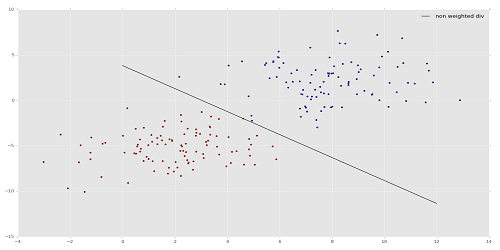
#> input picture Computer Science/Hardik Ahuja/Task 3/OPENCV3/mainsvmimage.png, 500 x 250 px, given in place of the camera
$ python filter1.2.py
#> lines starting #> are read from the running program, lines starting #| are printed output that depends on the picture
import cv2
import numpy as np

cap = cv2.VideoCapture(0)

while True:
	_, frame = cap.read()
#> frame is the input picture: shape (250, 500, 3); mean B, G, R 231.8, 231.6, 231.8
	hsv = cv2.cvtColor(frame, cv2.COLOR_BGR2HSV)
#> hsv: shape (250, 500, 3); mean H, S, V 1.4, 0.9, 232.1
	frame = cv2.flip(frame,2)
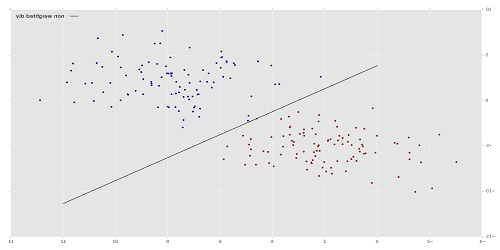
#> frame: shape (250, 500, 3); mean B, G, R 231.8, 231.6, 231.8
	#kernel = np.ones((5,5),np.float32)/25
	#dst = cv2.filter2D(frame,-1,kernel)     Same as writing blur command

	blur = cv2.blur(frame,(5,5))
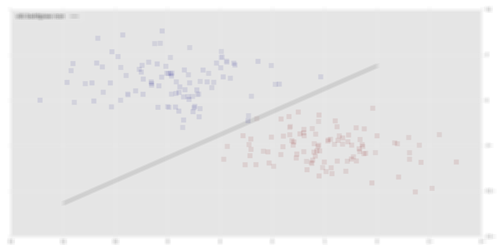
#> blur: shape (250, 500, 3); mean B, G, R 231.9, 231.6, 231.9
	blur1 = cv2.blur(frame,(40,40))
	blur2 = cv2.GaussianBlur(frame,(5,5),0)
	median = cv2.medianBlur(frame,5)

	cv2.imshow('frame',frame)
	cv2.imshow('blur',blur)
	cv2.imshow('blur2',blur2)
	cv2.imshow('median',median)
	if cv2.waitKey(1) & 0xFF == ord('a'):
#> (key Esc is pressed here)
		break

cap.release()
cv2.destroyAllWindows()
